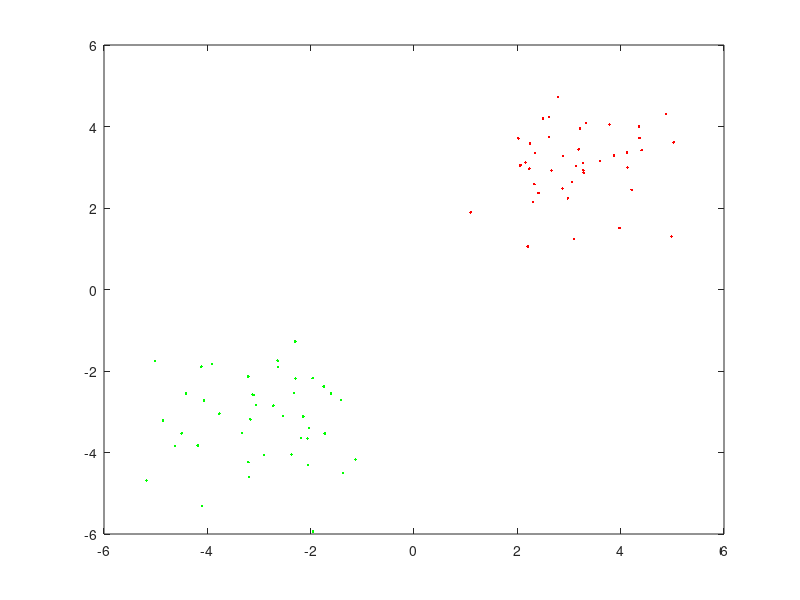

This figure's MATLAB source: (Note: this script raises an error after producing the figure.)
clear all;
close all;
mu_1 = [3 3 ]';
mu_2 = [-3 -3 ]';

Ntr = 42;
Nte = 20;

% create training data
x1 = randn(2,Ntr)+repmat(mu_1,1,Ntr);
x2 = randn(2,Ntr)+repmat(mu_2,1,Ntr);

plot(x1(1,:), x1(2,:), 'r.');
hold on;
plot(x2(1,:), x2(2,:), 'g.');


% create test data
x1te = randn(2,Nte)+repmat(mu_1,1,Nte);
x2te = randn(2,Nte)+repmat(mu_2,1,Nte);

x = [x1, x2]';

y = zeros(Ntr+Ntr,1);
y(1:Ntr+1) = 1;
y(Ntr+1:end) = -1;


%% test primal SVM
disp('primal SVM:')
[w, f]  = primal_SVM(x, y)

w_l = [-10:.01:10]'*[w(2), -w(1)];

plot(w_l(:,1), w_l(:,2), 'b');


%$ test dual SVM
disp('dual SVM linear Kernel:');
% linear kernel
G = gram_linear(x);

[a, f]  = dual_SVM(x, y, G);
num_supvectors = sum(a>0.000001)
w = x'*(a.*y)
f

% RBF kernel

% find lambda
g = zeros(size(x,1), size(x,1));
for i=1:size(x,1)
  for j=1:size(x,1)
      g(i,j) = norm(x(i,:)-x(j,:));
  end
end
g = g.*g;
l = 1/median(g(:));
  
  
G = gram_RBF(x,l);
[a, f]  = dual_SVM(x, y, G);
disp('dual SVM RBF Kernel:');
num_supvectors = sum(a>0.000001)
f

% polynomial kernel
G = gram_poly(x,1.0, 2);
disp('dual SVM polynomial Kernel:');
[a, f]  = dual_SVM(x, y, G);
num_supvectors = sum(a>0.000001)
f
